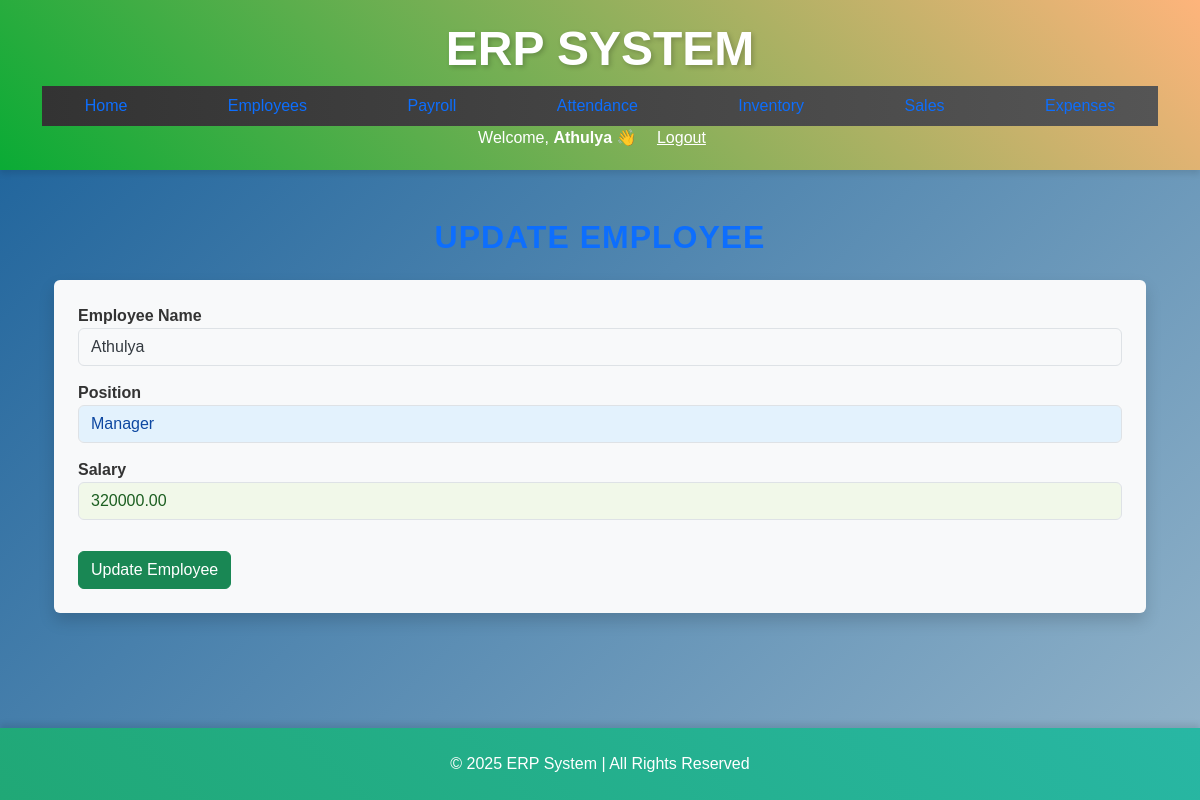
Page /employees/edit/3/ (signed in) on the committed database.
### erp/models.py (models this page shows, shortened)
class Employee(models.Model):
    user=models.OneToOneField(User,on_delete=models.CASCADE)
    position=models.CharField(max_length=100)
    salary=models.DecimalField(max_digits=10,decimal_places=2)
    role = models.CharField(max_length=20, choices=[('Admin', 'Admin'), ('Employee', 'Employee')], default='Employee')

### erp/views.py (the view)
# urls.py: path('employees/edit/<int:pk>/', views.update_employee, name='update_employee'),
@login_required
def update_employee(request, pk):
    employee = get_object_or_404(Employee, pk=pk)
    if request.method == "POST":
        data = request.POST.copy()
        data['user'] = employee.user.pk
        form = EmployeeForm(data, instance=employee)
        if form.is_valid():
            updated_employee = form.save(commit=False)
            updated_employee.user = employee.user
            updated_employee.save()
            messages.success(request, "Employee updated successfully!")
            return redirect("manage_employees")
        else:
            messages.error(request, f"Form errors: {form.errors}")
    else:
        form = EmployeeForm(instance=employee)
        form.fields['user'].disabled = True
    return render(request, "update.html", {"form": form, "title": "Edit Employee"})

### erp/forms.py
class EmployeeForm(forms.ModelForm):
    class Meta:
        model = Employee
        fields = ['user', 'position', 'salary']
    def __init__(self, *args, **kwargs):
        super(EmployeeForm, self).__init__(*args, **kwargs)
        self.fields['user'].widget.attrs.update({
            'class': 'form-control',
            'style': 'background-color: #f8f9fa; color: #343a40; margin-bottom: 15px;',
            'readonly': True  # Make it non-editable
        })
        self.fields['position'].widget.attrs.update({
            'class': 'form-control',
            'style': 'background-color: #e3f2fd; color: #0d47a1; margin-bottom: 15px;',
            'placeholder': 'Enter Position'
        })
        self.fields['salary'].widget.attrs.update({
            'class': 'form-control',
            'style': 'background-color: #f1f8e9; color: #1b5e20; margin-bottom: 15px;',
            'placeholder': 'Enter Salary'
        })

### erp/templates/update.html (shortened to what this page needs)
{% extends 'base.html' %}
{% block content %}
{% load static %}
<div class="container mt-5">
    <h2 class="text-center text-primary mb-4">Update Employee</h2>
    <form method="post" class="p-4 rounded shadow bg-light">
        <div class="form-group">
            <label for="id_user" class="fw-bold">Employee Name</label>
            {{ form.user }}
        </div>
        <div class="form-group">
            <label for="id_position" class="fw-bold">Position</label>
            {{ form.position }}
        </div>
        <div class="form-group">
            <label for="id_salary" class="fw-bold">Salary</label>
            {{ form.salary }}
        </div>
        <button type="submit" class="btn btn-success mt-3">Update Employee</button>
    </form>
</div>
{% endblock %}

### erp/templates/base.html (shortened to what this page needs)
<!DOCTYPE html>
<html lang="en">
<head>
    {% load static %}
<link rel="stylesheet" href="{% static 'static/css/styles.css' %}">
    <link href="https://cdn.jsdelivr.net/npm/bootstrap@5.3.0-alpha1/dist/css/bootstrap.min.css" rel="stylesheet">
    <link rel="stylesheet" href="https://cdnjs.cloudflare.com/ajax/libs/font-awesome/6.0.0/css/all.min.css">
    <link rel="stylesheet" href="{% static 'css/styles.css' %}">
</head>
<body>
    <header>
        <div class="container">
            <div class="logo">
                <h1 class="center-title">ERP System</h1>
            </div>
            <nav>
                <ul class="nav">
                    {% block nav %}
                    <li class="nav-item"><a class="nav-link" href="{% url 'dashboard' %}">Home</a></li>
                    <li class="nav-item"><a class="nav-link" href="{% url 'manage_employees' %}">Employees</a></li>
                    <li class="nav-item"><a class="nav-link" href="{% url 'manage_payroll' %}">Payroll</a></li>
                    <li class="nav-item"><a class="nav-link" href="{% url 'manage_attendance' %}">Attendance</a></li>
                    <li class="nav-item"><a class="nav-link" href="{% url 'manage_inventory' %}">Inventory</a></li>
                    <li class="nav-item"><a class="nav-link" href="{% url 'manage_sales' %}">Sales</a></li>
                    <li class="nav-item"><a class="nav-link" href="{% url 'manage_expenses' %}">Expenses</a></li>
                    {% endblock %}
                </ul>
                <div class="ml-auto flex items-center space-x-4">
                    {% if user.is_authenticated %}
                        <span class="text-white font-medium">Welcome, <strong>{{ user.username }}</strong> 👋</span>
                        <a href="{% url 'logout' %}" class="bg-red-500 text-white px-3 py-1 rounded-lg hover:bg-red-700">Logout</a>
                    {% else %}
                        <a href="{% url 'login' %}" class="bg-green-500 text-white px-3 py-1 rounded-lg hover:bg-green-700">Login</a>
                    {% endif %}
                </div>
            </nav>
        </div>
    </header>
    <main>
        <div class="container mt-5">
            {% block content %}{% endblock %}
        </div>
    </main>
    <footer class="bg-dark text-white py-4 mt-5">
        <div class="container">
            <p class="text-center mb-0">&copy; 2025 ERP System | All Rights Reserved</p>
        </div>
    </footer>
</body>
</html>

### erp/static/css/styles.css (style rules this page uses)
body { background: linear-gradient(135deg, #185f99, #c9d9df, #d1e2f1); background-size: 300% 300%; animation: backgroundGradient 10s ease infinite; color: #333; font-family: 'Arial', sans-serif; }
header { background: linear-gradient(45deg, #0aab35, #feb47b); color: white; padding: 20px 0; text-align: center; box-shadow: 0 4px 6px rgba(0, 0, 0, 0.1); }
header .logo h1 { font-size: 3rem; text-transform: uppercase; font-weight: bold; text-shadow: 2px 2px 5px rgba(0, 0, 0, 0.2); }
nav ul { list-style-type: none; padding: 0; display: flex; justify-content: space-around; background: linear-gradient(90deg, #333, #555); }
nav ul li { margin: 0 15px; }
nav ul li a { color: rgb(244, 238, 238); text-decoration: none; font-size: 1.1rem; padding: 12px 20px; border-radius: 25px; transition: background-color 0.3s, transform 0.3s; }
footer { background: linear-gradient(45deg, #20a876, #28b7a4); color: rgb(218, 76, 76); padding: 20px; text-align: center; position: fixed; width: 100%; bottom: 0; box-shadow: 0 -4px 6px rgba(0, 0, 0, 0.1); animation: footerGradientAnimation 5s ease-in-out infinite; }
footer p { margin: 0; }
h2 { font-size: 2rem; font-weight: bold; text-align: center; color: #333; text-transform: uppercase; margin-bottom: 20px; letter-spacing: 1px; }
ul { list-style: none; padding: 0; display: flex; flex-wrap: wrap; justify-content: center; gap: 15px; }
main { padding-bottom: 97px; }

### erp/templates/base.html (style rules this page uses)
.center-title { text-align: center; }

### rows in the picture
Employee: user "Athulya", position "Manager", salary "320000.00"

### other values in the picture
{{ user.username }} "Athulya"
